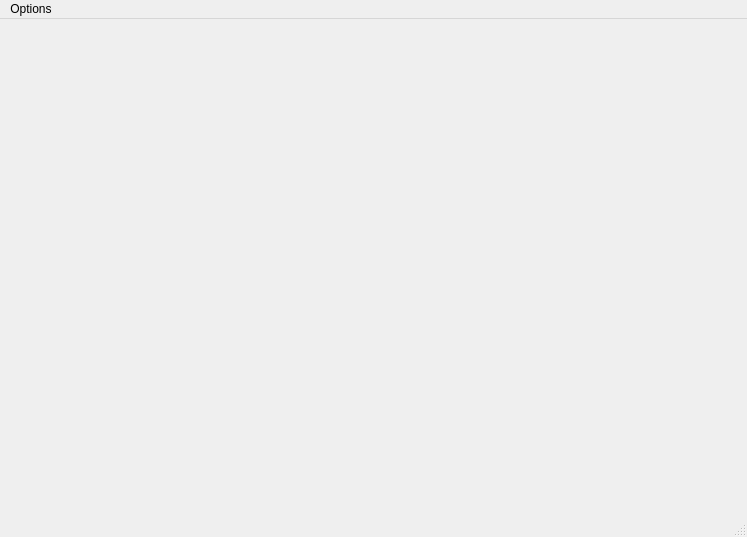
<?xml version="1.0" encoding="UTF-8"?>
<ui version="4.0">
 <class>screen</class>
 <widget class="QMainWindow" name="screen">
  <property name="geometry">
   <rect>
    <x>0</x>
    <y>0</y>
    <width>747</width>
    <height>537</height>
   </rect>
  </property>
  <property name="windowTitle">
   <string>Source Display</string>
  </property>
  <widget class="QWidget" name="centralwidget">
   <layout class="QHBoxLayout" name="horizontalLayout">
    <item>
     <widget class="dispwidget" name="screenWidget" native="true"/>
    </item>
   </layout>
  </widget>
  <widget class="QMenuBar" name="menubar">
   <property name="geometry">
    <rect>
     <x>0</x>
     <y>0</y>
     <width>747</width>
     <height>22</height>
    </rect>
   </property>
   <widget class="QMenu" name="menuOptions">
    <property name="title">
     <string>Options</string>
    </property>
    <addaction name="actionStop"/>
   </widget>
   <addaction name="menuOptions"/>
  </widget>
  <widget class="QStatusBar" name="statusbar"/>
  <action name="actionStop">
   <property name="text">
    <string>Stop</string>
   </property>
  </action>
 </widget>
 <customwidgets>
  <customwidget>
   <class>dispwidget</class>
   <extends>QWidget</extends>
   <header>MediaManager/dispwidget.h</header>
   <container>1</container>
  </customwidget>
 </customwidgets>
 <resources/>
 <connections/>
</ui>
